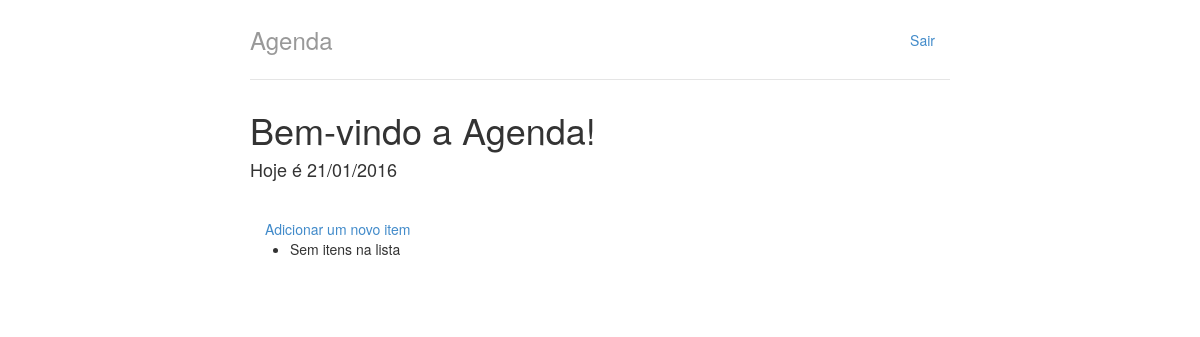
The app's page / (signed in), older data.
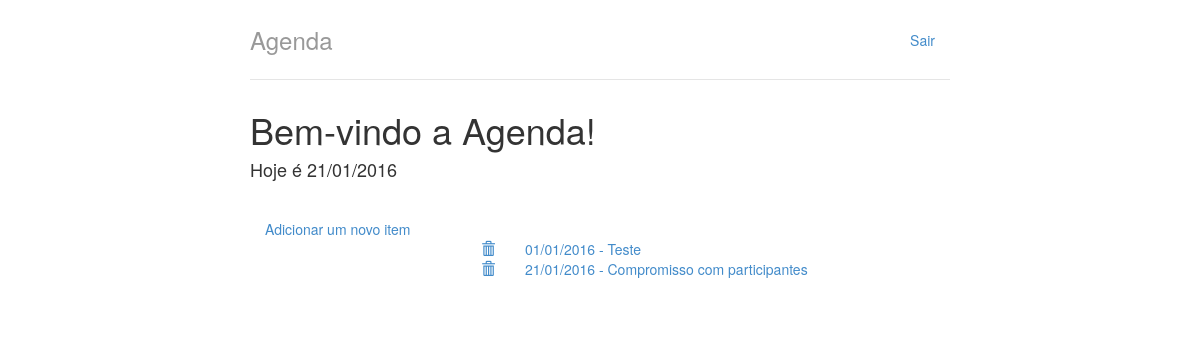
The same page, newer data.
### agenda/models.py (models this page shows, shortened)
class ItemAgenda(models.Model):
	data = models.DateField()
	hora = models.TimeField()
	titulo = models.CharField(max_length=100)
	descricao = models.TextField()
	usuario = models.ForeignKey(User)
	participantes = models.ManyToManyField(User, related_name="item_participantes")

### agenda/views.py (the view)
# urls.py: url(r'^$', views.lista, name="lista"),
@login_required
def lista(request):
	lista_de_itens = ItemAgenda.objects.filter(usuario=request.user)
	return render(request, 'lista.html', {"lista_de_itens": lista_de_itens})

### agenda/templates/lista.html
{% extends 'base.html' %}
{% block body %}
<div class="col-md-12">
	<div class="row">
		<div class="col-md-12">
			<a href="adiciona/">Adicionar um novo item</a>
		</div>
	</div>
	<div class="row">
		<ul>
			{% for item in lista_de_itens %}
			<li style="list-style-type: none;">
				<div class="col-md-4">
					<a href="{% url 'remove' item.id %}" class="pull-right">
						<span class="glyphicon glyphicon-trash"></span>
					</a>
				</div>
				<div class="col-md-8">
					<a href="{% url 'detalha' item.id %}" class="pull-left">
						{{ item.data|date:'d/m/Y'}} - {{ item.titulo }}
					</a>
				</div>
			</li>
			{% empty %}
				<li>Sem itens na lista</li>
			{% endfor %}
		</ul>
	</div>
</div>
{% endblock %}

Row changes from the older to the newer data that the page shows:
added ItemAgenda: data "01/01/2016", titulo "Teste"
added ItemAgenda: data "21/01/2016", titulo "Compromisso com participantes"
Text that changed along with them:
text no longer shown: "Sem itens na lista"
